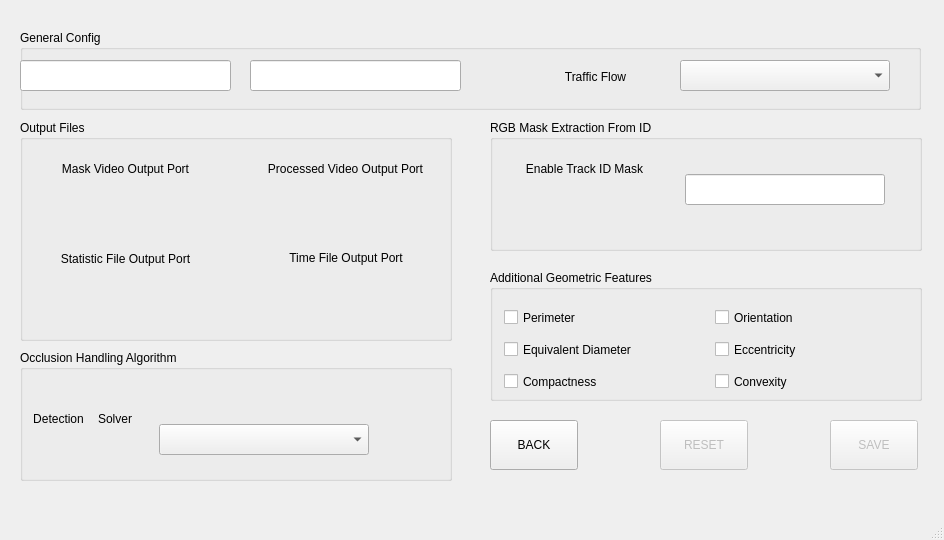
<?xml version="1.0" encoding="UTF-8"?>
<ui version="4.0">
 <class>ConfigWindow</class>
 <widget class="QMainWindow" name="ConfigWindow">
  <property name="geometry">
   <rect>
    <x>0</x>
    <y>0</y>
    <width>944</width>
    <height>540</height>
   </rect>
  </property>
  <property name="minimumSize">
   <size>
    <width>944</width>
    <height>540</height>
   </size>
  </property>
  <property name="maximumSize">
   <size>
    <width>944</width>
    <height>540</height>
   </size>
  </property>
  <property name="windowTitle">
   <string>MainWindow</string>
  </property>
  <widget class="QWidget" name="centralwidget">
   <widget class="QPushButton" name="btnSave">
    <property name="enabled">
     <bool>false</bool>
    </property>
    <property name="geometry">
     <rect>
      <x>830</x>
      <y>420</y>
      <width>88</width>
      <height>50</height>
     </rect>
    </property>
    <property name="minimumSize">
     <size>
      <width>88</width>
      <height>50</height>
     </size>
    </property>
    <property name="maximumSize">
     <size>
      <width>88</width>
      <height>50</height>
     </size>
    </property>
    <property name="text">
     <string>SAVE</string>
    </property>
   </widget>
   <widget class="QPushButton" name="btnBack">
    <property name="geometry">
     <rect>
      <x>490</x>
      <y>420</y>
      <width>88</width>
      <height>50</height>
     </rect>
    </property>
    <property name="minimumSize">
     <size>
      <width>88</width>
      <height>50</height>
     </size>
    </property>
    <property name="maximumSize">
     <size>
      <width>88</width>
      <height>50</height>
     </size>
    </property>
    <property name="text">
     <string>BACK</string>
    </property>
   </widget>
   <widget class="QPushButton" name="btnRST">
    <property name="enabled">
     <bool>false</bool>
    </property>
    <property name="geometry">
     <rect>
      <x>660</x>
      <y>420</y>
      <width>88</width>
      <height>50</height>
     </rect>
    </property>
    <property name="minimumSize">
     <size>
      <width>88</width>
      <height>50</height>
     </size>
    </property>
    <property name="maximumSize">
     <size>
      <width>88</width>
      <height>50</height>
     </size>
    </property>
    <property name="text">
     <string>RESET</string>
    </property>
   </widget>
   <widget class="QGroupBox" name="groupBox">
    <property name="geometry">
     <rect>
      <x>20</x>
      <y>30</y>
      <width>901</width>
      <height>80</height>
     </rect>
    </property>
    <property name="minimumSize">
     <size>
      <width>430</width>
      <height>0</height>
     </size>
    </property>
    <property name="title">
     <string>General Config</string>
    </property>
    <widget class="QLineEdit" name="ledNMX">
     <property name="geometry">
      <rect>
       <x>230</x>
       <y>30</y>
       <width>211</width>
       <height>31</height>
      </rect>
     </property>
    </widget>
    <widget class="QLineEdit" name="ledNL">
     <property name="geometry">
      <rect>
       <x>0</x>
       <y>30</y>
       <width>211</width>
       <height>31</height>
      </rect>
     </property>
    </widget>
    <widget class="QComboBox" name="cbxTFlow">
     <property name="geometry">
      <rect>
       <x>660</x>
       <y>30</y>
       <width>210</width>
       <height>31</height>
      </rect>
     </property>
     <property name="minimumSize">
      <size>
       <width>210</width>
       <height>31</height>
      </size>
     </property>
     <property name="maximumSize">
      <size>
       <width>210</width>
       <height>31</height>
      </size>
     </property>
    </widget>
    <widget class="QLabel" name="lblTFlow">
     <property name="geometry">
      <rect>
       <x>500</x>
       <y>30</y>
       <width>151</width>
       <height>34</height>
      </rect>
     </property>
     <property name="text">
      <string>Traffic Flow</string>
     </property>
     <property name="alignment">
      <set>Qt::AlignCenter</set>
     </property>
    </widget>
   </widget>
   <widget class="QGroupBox" name="groupBox_2">
    <property name="geometry">
     <rect>
      <x>20</x>
      <y>120</y>
      <width>432</width>
      <height>221</height>
     </rect>
    </property>
    <property name="minimumSize">
     <size>
      <width>432</width>
      <height>0</height>
     </size>
    </property>
    <property name="maximumSize">
     <size>
      <width>432</width>
      <height>16777215</height>
     </size>
    </property>
    <property name="title">
     <string>Output Files</string>
    </property>
    <widget class="QWidget" name="verticalLayoutWidget_5">
     <property name="geometry">
      <rect>
       <x>220</x>
       <y>120</y>
       <width>212</width>
       <height>78</height>
      </rect>
     </property>
     <layout class="QVBoxLayout" name="verticalLayout_5">
      <item>
       <widget class="QLabel" name="lblTFOP">
        <property name="text">
         <string>Time File Output Port</string>
        </property>
        <property name="alignment">
         <set>Qt::AlignCenter</set>
        </property>
       </widget>
      </item>
      <item>
       <widget class="Switch" name="sbtnTFOP" native="true">
        <property name="minimumSize">
         <size>
          <width>50</width>
          <height>36</height>
         </size>
        </property>
        <property name="maximumSize">
         <size>
          <width>50</width>
          <height>36</height>
         </size>
        </property>
       </widget>
      </item>
     </layout>
    </widget>
    <widget class="QWidget" name="verticalLayoutWidget_4">
     <property name="geometry">
      <rect>
       <x>0</x>
       <y>120</y>
       <width>211</width>
       <height>80</height>
      </rect>
     </property>
     <layout class="QVBoxLayout" name="verticalLayout_4">
      <item>
       <widget class="QLabel" name="lblSFOP">
        <property name="text">
         <string>Statistic File Output Port</string>
        </property>
        <property name="alignment">
         <set>Qt::AlignCenter</set>
        </property>
       </widget>
      </item>
      <item>
       <widget class="Switch" name="sbtnSFOP" native="true">
        <property name="minimumSize">
         <size>
          <width>50</width>
          <height>36</height>
         </size>
        </property>
        <property name="maximumSize">
         <size>
          <width>50</width>
          <height>36</height>
         </size>
        </property>
       </widget>
      </item>
     </layout>
    </widget>
    <widget class="QWidget" name="verticalLayoutWidget_2">
     <property name="geometry">
      <rect>
       <x>220</x>
       <y>30</y>
       <width>211</width>
       <height>80</height>
      </rect>
     </property>
     <layout class="QVBoxLayout" name="verticalLayout_2">
      <item>
       <widget class="QLabel" name="lblPVOP">
        <property name="text">
         <string>Processed Video Output Port</string>
        </property>
        <property name="alignment">
         <set>Qt::AlignCenter</set>
        </property>
       </widget>
      </item>
      <item>
       <widget class="Switch" name="sbtnPVOP" native="true">
        <property name="minimumSize">
         <size>
          <width>50</width>
          <height>36</height>
         </size>
        </property>
        <property name="maximumSize">
         <size>
          <width>50</width>
          <height>36</height>
         </size>
        </property>
       </widget>
      </item>
     </layout>
    </widget>
    <widget class="QWidget" name="verticalLayoutWidget_3">
     <property name="geometry">
      <rect>
       <x>0</x>
       <y>30</y>
       <width>211</width>
       <height>80</height>
      </rect>
     </property>
     <layout class="QVBoxLayout" name="verticalLayout_3">
      <item>
       <widget class="QLabel" name="lblMVOP">
        <property name="text">
         <string>Mask Video Output Port</string>
        </property>
        <property name="alignment">
         <set>Qt::AlignCenter</set>
        </property>
       </widget>
      </item>
      <item>
       <widget class="Switch" name="sbtnMVOP" native="true">
        <property name="minimumSize">
         <size>
          <width>50</width>
          <height>36</height>
         </size>
        </property>
        <property name="maximumSize">
         <size>
          <width>50</width>
          <height>36</height>
         </size>
        </property>
       </widget>
      </item>
     </layout>
    </widget>
   </widget>
   <widget class="QGroupBox" name="groupBox_3">
    <property name="geometry">
     <rect>
      <x>20</x>
      <y>350</y>
      <width>432</width>
      <height>131</height>
     </rect>
    </property>
    <property name="minimumSize">
     <size>
      <width>432</width>
      <height>0</height>
     </size>
    </property>
    <property name="maximumSize">
     <size>
      <width>432</width>
      <height>16777215</height>
     </size>
    </property>
    <property name="title">
     <string>Occlusion Handling Algorithm</string>
    </property>
    <widget class="QWidget" name="horizontalLayoutWidget_2">
     <property name="geometry">
      <rect>
       <x>0</x>
       <y>30</y>
       <width>364</width>
       <height>120</height>
      </rect>
     </property>
     <layout class="QHBoxLayout" name="horizontalLayout_2">
      <item>
       <layout class="QGridLayout" name="gridLayout_2">
        <item row="1" column="0">
         <widget class="Switch" name="sbtnOHAEN" native="true">
          <property name="minimumSize">
           <size>
            <width>50</width>
            <height>36</height>
           </size>
          </property>
          <property name="maximumSize">
           <size>
            <width>50</width>
            <height>36</height>
           </size>
          </property>
         </widget>
        </item>
        <item row="0" column="0">
         <widget class="QLabel" name="lblOHAEN">
          <property name="text">
           <string>Detection</string>
          </property>
          <property name="alignment">
           <set>Qt::AlignCenter</set>
          </property>
         </widget>
        </item>
        <item row="0" column="2">
         <widget class="QLabel" name="lblOHAEN_2">
          <property name="text">
           <string>Solver</string>
          </property>
          <property name="alignment">
           <set>Qt::AlignCenter</set>
          </property>
         </widget>
        </item>
        <item row="1" column="2">
         <widget class="Switch" name="sbtnOCCSOLVE" native="true">
          <property name="minimumSize">
           <size>
            <width>50</width>
            <height>36</height>
           </size>
          </property>
          <property name="maximumSize">
           <size>
            <width>50</width>
            <height>36</height>
           </size>
          </property>
         </widget>
        </item>
       </layout>
      </item>
      <item>
       <layout class="QVBoxLayout" name="verticalLayout_7">
        <item>
         <widget class="QComboBox" name="cbxOHA">
          <property name="minimumSize">
           <size>
            <width>210</width>
            <height>31</height>
           </size>
          </property>
          <property name="maximumSize">
           <size>
            <width>210</width>
            <height>31</height>
           </size>
          </property>
         </widget>
        </item>
       </layout>
      </item>
     </layout>
    </widget>
   </widget>
   <widget class="QGroupBox" name="groupBox_4">
    <property name="geometry">
     <rect>
      <x>490</x>
      <y>120</y>
      <width>432</width>
      <height>131</height>
     </rect>
    </property>
    <property name="minimumSize">
     <size>
      <width>432</width>
      <height>0</height>
     </size>
    </property>
    <property name="maximumSize">
     <size>
      <width>432</width>
      <height>16777215</height>
     </size>
    </property>
    <property name="title">
     <string>RGB Mask Extraction From ID</string>
    </property>
    <widget class="QWidget" name="horizontalLayoutWidget">
     <property name="geometry">
      <rect>
       <x>0</x>
       <y>30</y>
       <width>431</width>
       <height>80</height>
      </rect>
     </property>
     <layout class="QHBoxLayout" name="horizontalLayout">
      <item>
       <layout class="QVBoxLayout" name="verticalLayout_6">
        <item>
         <widget class="QLabel" name="lblIDEN">
          <property name="text">
           <string>Enable Track ID Mask</string>
          </property>
          <property name="alignment">
           <set>Qt::AlignCenter</set>
          </property>
         </widget>
        </item>
        <item>
         <widget class="Switch" name="sbtnIDEN" native="true">
          <property name="minimumSize">
           <size>
            <width>50</width>
            <height>36</height>
           </size>
          </property>
          <property name="maximumSize">
           <size>
            <width>50</width>
            <height>36</height>
           </size>
          </property>
         </widget>
        </item>
       </layout>
      </item>
      <item>
       <widget class="QLineEdit" name="ledID">
        <property name="minimumSize">
         <size>
          <width>200</width>
          <height>31</height>
         </size>
        </property>
        <property name="maximumSize">
         <size>
          <width>200</width>
          <height>31</height>
         </size>
        </property>
       </widget>
      </item>
     </layout>
    </widget>
   </widget>
   <widget class="QGroupBox" name="groupBox_5">
    <property name="geometry">
     <rect>
      <x>490</x>
      <y>270</y>
      <width>432</width>
      <height>131</height>
     </rect>
    </property>
    <property name="minimumSize">
     <size>
      <width>432</width>
      <height>0</height>
     </size>
    </property>
    <property name="maximumSize">
     <size>
      <width>432</width>
      <height>16777215</height>
     </size>
    </property>
    <property name="title">
     <string>Additional Geometric Features</string>
    </property>
    <widget class="QWidget" name="gridLayoutWidget">
     <property name="geometry">
      <rect>
       <x>-1</x>
       <y>30</y>
       <width>431</width>
       <height>101</height>
      </rect>
     </property>
     <layout class="QGridLayout" name="gridLayout">
      <item row="0" column="1">
       <widget class="QCheckBox" name="chbTheta">
        <property name="minimumSize">
         <size>
          <width>190</width>
          <height>17</height>
         </size>
        </property>
        <property name="maximumSize">
         <size>
          <width>190</width>
          <height>17</height>
         </size>
        </property>
        <property name="text">
         <string>Orientation</string>
        </property>
       </widget>
      </item>
      <item row="0" column="0">
       <widget class="QCheckBox" name="chbPerimeter">
        <property name="minimumSize">
         <size>
          <width>190</width>
          <height>17</height>
         </size>
        </property>
        <property name="maximumSize">
         <size>
          <width>190</width>
          <height>17</height>
         </size>
        </property>
        <property name="text">
         <string>Perimeter</string>
        </property>
       </widget>
      </item>
      <item row="1" column="0">
       <widget class="QCheckBox" name="chbEqDiam">
        <property name="minimumSize">
         <size>
          <width>190</width>
          <height>17</height>
         </size>
        </property>
        <property name="maximumSize">
         <size>
          <width>190</width>
          <height>17</height>
         </size>
        </property>
        <property name="text">
         <string>Equivalent Diameter</string>
        </property>
       </widget>
      </item>
      <item row="2" column="0">
       <widget class="QCheckBox" name="chbCompact">
        <property name="minimumSize">
         <size>
          <width>190</width>
          <height>17</height>
         </size>
        </property>
        <property name="maximumSize">
         <size>
          <width>190</width>
          <height>17</height>
         </size>
        </property>
        <property name="text">
         <string>Compactness</string>
        </property>
       </widget>
      </item>
      <item row="1" column="1">
       <widget class="QCheckBox" name="chbEcc">
        <property name="minimumSize">
         <size>
          <width>190</width>
          <height>17</height>
         </size>
        </property>
        <property name="maximumSize">
         <size>
          <width>190</width>
          <height>17</height>
         </size>
        </property>
        <property name="text">
         <string>Eccentricity</string>
        </property>
       </widget>
      </item>
      <item row="2" column="1">
       <widget class="QCheckBox" name="chbConvex">
        <property name="minimumSize">
         <size>
          <width>190</width>
          <height>17</height>
         </size>
        </property>
        <property name="maximumSize">
         <size>
          <width>190</width>
          <height>17</height>
         </size>
        </property>
        <property name="text">
         <string>Convexity</string>
        </property>
       </widget>
      </item>
     </layout>
    </widget>
   </widget>
  </widget>
  <widget class="QMenuBar" name="menubar">
   <property name="geometry">
    <rect>
     <x>0</x>
     <y>0</y>
     <width>944</width>
     <height>21</height>
    </rect>
   </property>
  </widget>
  <widget class="QStatusBar" name="statusbar"/>
 </widget>
 <customwidgets>
  <customwidget>
   <class>Switch</class>
   <extends>QWidget</extends>
   <header location="global">Animator.h</header>
   <container>1</container>
  </customwidget>
 </customwidgets>
 <resources/>
 <connections/>
</ui>
